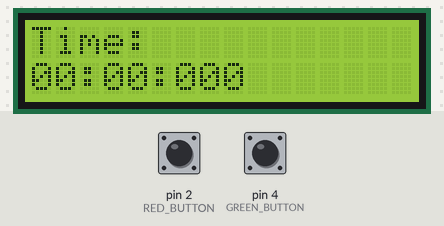
The sketch below on a simulated Arduino Uno, built with avr-gcc and run on an emulated ATmega328P. Parts: 16×2 character LCD. The test bench sets the inputs (shaded band); at power-on: pin 4 (GREEN_BUTTON) HIGH, pin 2 (RED_BUTTON) HIGH.

Above: at 1.2 s.
1.3 s: pin 4 (GREEN_BUTTON) pulled LOW for 0.15 s
At 1.92 s:
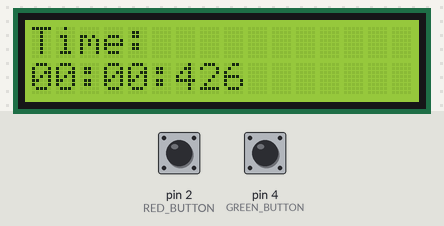
2.0 s: pin 4 (GREEN_BUTTON) pulled LOW for 1 s
At 2.7 s:
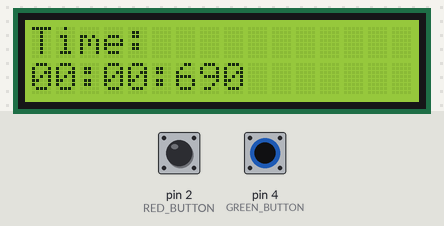
Timing chart, 0 to 5.0 s (numbered marks = the images above; inputs shaded):
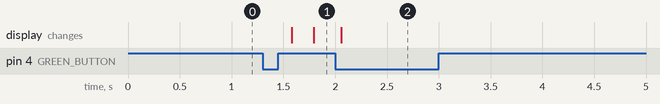

The sketch:

zad3.ino
```cpp
#include <Wire.h>
#include <LiquidCrystal_I2C.h>

#define GREEN_BUTTON 4
#define RED_BUTTON 2

LiquidCrystal_I2C lcd(0x27, 16, 2);

unsigned long startTime = 0;
unsigned long elapsedTime = 0;
bool running = false; // czy stoper działa? w sensie czy liczy czas

const unsigned long debounceDelay = 50;

// red button
bool redButtonPressed = false;
unsigned long lastDebounceTimeRed = 0;

// green button
bool greenButtonPressed = false;
unsigned long lastDebounceTimeGreen = 0;

void initButtons() {
  pinMode(GREEN_BUTTON, INPUT_PULLUP);
  pinMode(RED_BUTTON, INPUT_PULLUP);
}

void updateDisplay() {
  lcd.clear();
  lcd.setCursor(0, 0);
  lcd.print("Time:");

  lcd.setCursor(0, 1);
  int minutes = elapsedTime / 60000;
  int seconds = (elapsedTime % 60000) / 1000;
  int milliseconds = elapsedTime % 1000;

  if (minutes < 10) {
      lcd.print("0");
  }
  lcd.print(minutes);
  lcd.print(":");

  if (seconds < 10) {
      lcd.print("0");
  }
  lcd.print(seconds);
  lcd.print(":");

  if (milliseconds < 100) {
      lcd.print("0");
  }
  if (milliseconds < 10) {
      lcd.print("0");
  }
  lcd.print(milliseconds);
}

void setup() {
  lcd.init();
  lcd.backlight();

  initButtons();
  updateDisplay(); //wyświetl 0 na starcie
}

void handleButtonPress(const int buttonPin, const unsigned long debounceDelay, bool &buttonPressed, unsigned long &lastDebounceTime, void (*action)()) {
  bool currentState = digitalRead(buttonPin);
  unsigned long currentTime = millis();

  if (currentState != buttonPressed) {
    lastDebounceTime = currentTime; // reset the debounce timer
  }

  if ((currentTime - lastDebounceTime) > debounceDelay) {
    if (currentState == LOW && !buttonPressed) {
        buttonPressed = true;
        //button pressed action here
        action();
    }
    else if (currentState == HIGH && buttonPressed) {
        buttonPressed = false;
        //button released action here
    }
  }
}

void toggleTimer() {
  if (!running) {
    running = true;
    startTime = millis() - elapsedTime;
  }
  else {
    running = false;
    elapsedTime = millis() - startTime;
  }
  updateDisplay();
}

void resetTimer() {
  running = false;
  elapsedTime = 0;
  updateDisplay();
}

void loop() {
  handleButtonPress(RED_BUTTON, debounceDelay, redButtonPressed, lastDebounceTimeRed, resetTimer);
  handleButtonPress(GREEN_BUTTON, debounceDelay, greenButtonPressed, lastDebounceTimeGreen, toggleTimer);

  if (running) {
    elapsedTime = millis() - startTime;
    if (elapsedTime % 213 == 0) {
      updateDisplay();
    }
  }
}
```

Measured:
- after the input at 1.3 s, the display: first changes after 0.28 s (image 1 shows a later state)
